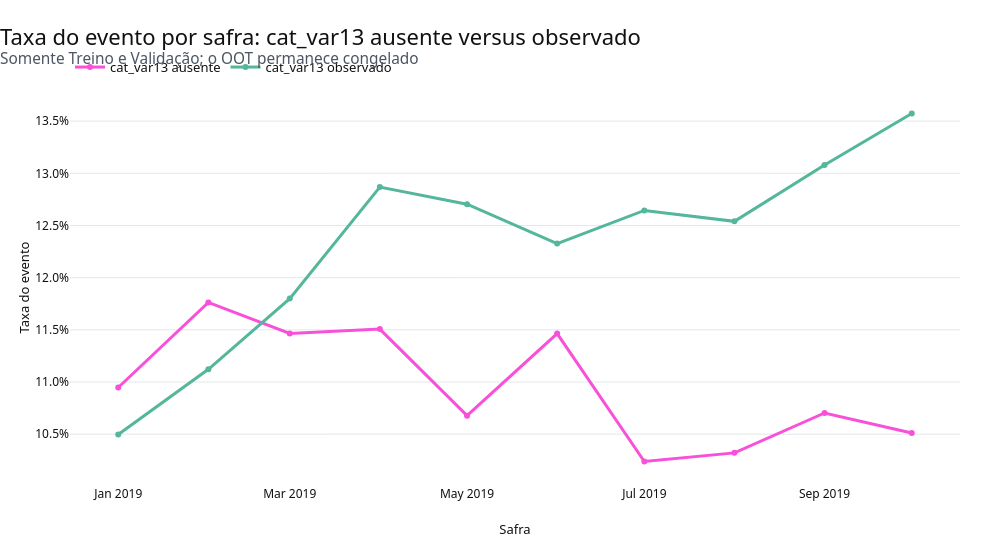

The code cell stored with this chart in its notebook:
### Markdown cell above
### 7.2 `cat_var13` — teste condicional à safra

**Pergunta:** a associação entre `cat_var13` ausente e o evento adverso permanece **dentro** de cada safra?

**Comentário Técnico:** a comparação agregada Treino versus Validação é insuficiente para responder isso. A proporção de ausência de `cat_var13` cai de forma acentuada ao longo do tempo e, no mesmo período, a taxa do evento sobe. Se a associação existisse apenas **entre** safras, `ausente` funcionaria como proxy da safra e não como informação do cliente. Condicionar à safra mantém o tempo constante e separa as duas hipóteses. A análise usa somente Treino e Validação.

O critério é registrado antes da execução: consistência de direção igual ou superior a 80% das safras é classificada como **sinal próprio**; abaixo disso, como **proxy temporal**.

### Code cell
registros_cat13_safra = []
for nome, amostra in [('Treino', treino), ('Validação', validacao)]:
    for safra, grupo in amostra.groupby('safra'):
        eh_ausente = grupo['cat_var13'].isna()
        quantidade_ausente = int(eh_ausente.sum())
        quantidade_observado = int((~eh_ausente).sum())
        taxa_ausente = grupo.loc[eh_ausente, ALVO].mean() if quantidade_ausente else np.nan
        taxa_observado = grupo.loc[~eh_ausente, ALVO].mean() if quantidade_observado else np.nan
        registros_cat13_safra.append({
            'amostra': nome, 'safra': safra,
            'quantidade_ausente': quantidade_ausente, 'quantidade_observado': quantidade_observado,
            'participacao_ausente': quantidade_ausente / len(grupo),
            'taxa_evento_ausente': taxa_ausente, 'taxa_evento_observado': taxa_observado,
            'diferenca_pp': (taxa_ausente - taxa_observado) * 100,
        })
tabela_cat13_safra = pd.DataFrame(registros_cat13_safra).sort_values('safra').reset_index(drop=True)
display(tabela_cat13_safra.style.format({
    'safra': lambda x: x.strftime('%Y-%m'), 'participacao_ausente': '{:.2%}',
    'taxa_evento_ausente': '{:.2%}', 'taxa_evento_observado': '{:.2%}',
    'diferenca_pp': '{:+.2f}'}).hide(axis='index'))

fig_cat13 = go.Figure()
fig_cat13.add_trace(go.Scatter(x=tabela_cat13_safra['safra'], y=tabela_cat13_safra['taxa_evento_ausente'],
    mode='lines+markers', name='cat_var13 ausente', line=dict(color=CORES['destaque'], width=3)))
fig_cat13.add_trace(go.Scatter(x=tabela_cat13_safra['safra'], y=tabela_cat13_safra['taxa_evento_observado'],
    mode='lines+markers', name='cat_var13 observado', line=dict(color=CORES['principal'], width=3)))
aplicar_layout_executivo(fig_cat13, 'Taxa do evento por safra: cat_var13 ausente versus observado',
    subtitulo='Somente Treino e Validação; o OOT permanece congelado',
    titulo_eixo_x='Safra', titulo_eixo_y='Taxa do evento')
aplicar_eixo_percentual(fig_cat13)
fig_cat13.show()
salvar_grafico(fig_cat13, 'final_10_cat_var13_por_safra', PASTA_FIGURAS)

diferencas_cat13 = tabela_cat13_safra['diferenca_pp'].dropna()
safras_ausente_menor = int((diferencas_cat13 < 0).sum())
safras_ausente_maior = int((diferencas_cat13 > 0).sum())
consistencia_cat13 = max(safras_ausente_menor, safras_ausente_maior) / len(diferencas_cat13)
direcao_cat13 = 'menor' if safras_ausente_menor >= safras_ausente_maior else 'maior'
evidencia_cat13 = 'sinal próprio' if consistencia_cat13 >= 0.8 else 'proxy temporal'
resumo_cat13 = pd.DataFrame([{
    'safras_avaliadas': len(diferencas_cat13),
    'safras_com_ausente_menor': safras_ausente_menor,
    'safras_com_ausente_maior': safras_ausente_maior,
    'consistencia_de_direcao': consistencia_cat13,
    'diferenca_media_pp': diferencas_cat13.mean(),
    'diferenca_minima_pp': diferencas_cat13.min(),
    'diferenca_maxima_pp': diferencas_cat13.max(),
    'evidencia': evidencia_cat13,
}])
display(resumo_cat13.style.format({'consistencia_de_direcao': '{:.0%}',
    'diferenca_media_pp': '{:+.2f}', 'diferenca_minima_pp': '{:+.2f}',
    'diferenca_maxima_pp': '{:+.2f}'}).hide(axis='index'))
display(Markdown(
    f"**Análise/Interpretação:** em **{max(safras_ausente_menor, safras_ausente_maior)} de "
    f"{len(diferencas_cat13)}** safras a taxa do evento no grupo ausente é **{direcao_cat13}** que no grupo "
    f"observado, o que corresponde a **{consistencia_cat13:.0%}** de consistência de direção. A diferença "
    f"média é de **{diferencas_cat13.mean():+.2f} p.p.**, variando entre "
    f"**{diferencas_cat13.min():+.2f}** e **{diferencas_cat13.max():+.2f} p.p.**. "
    f"Pelo critério registrado antes da execução, a evidência é de **{evidencia_cat13}**. "
    "Condicionar à safra mantém o tempo constante e remove a composição temporal da comparação, mas não "
    "estabelece causalidade nem revela o significado da variável."
))

### Figure 1 — Plotly figure (JSON) as saved in the notebook; plotly's stock layout.template omitted (floating-point values rounded to 4 significant figures)
{"data": [{"line": {"color": "#F850D8", "width": 3}, "mode": "lines+markers", "name": "cat_var13 ausente", "type": "scatter", "x": ["2019-01-01T00:00:00", "2019-02-01T00:00:00", "2019-03-01T00:00:00", "2019-04-01T00:00:00", "2019-05-01T00:00:00", "2019-06-01T00:00:00", "2019-07-01T00:00:00", "2019-08-01T00:00:00", "2019-09-01T00:00:00", "2019-10-01T00:00:00"], "y": [0.1095, 0.1176, 0.1147, 0.1151, 0.1068, 0.1146, 0.1024, 0.1032, 0.107, 0.1051]}, {"line": {"color": "#54B69B", "width": 3}, "mode": "lines+markers", "name": "cat_var13 observado", "type": "scatter", "x": ["2019-01-01T00:00:00", "2019-02-01T00:00:00", "2019-03-01T00:00:00", "2019-04-01T00:00:00", "2019-05-01T00:00:00", "2019-06-01T00:00:00", "2019-07-01T00:00:00", "2019-08-01T00:00:00", "2019-09-01T00:00:00", "2019-10-01T00:00:00"], "y": [0.105, 0.1112, 0.118, 0.1287, 0.127, 0.1233, 0.1264, 0.1254, 0.1308, 0.1357]}], "layout": {"height": 550, "hovermode": "closest", "showlegend": true, "title": {"text": "Taxa do evento por safra: cat_var13 ausente versus observado<br><sup style='color:#4B5563'>Somente Treino e Validação; o OOT permanece congelado</sup>"}, "width": 1000, "xaxis": {"title": {"text": "Safra"}}, "yaxis": {"tickformat": ".1%", "title": {"text": "Taxa do evento"}}}}
